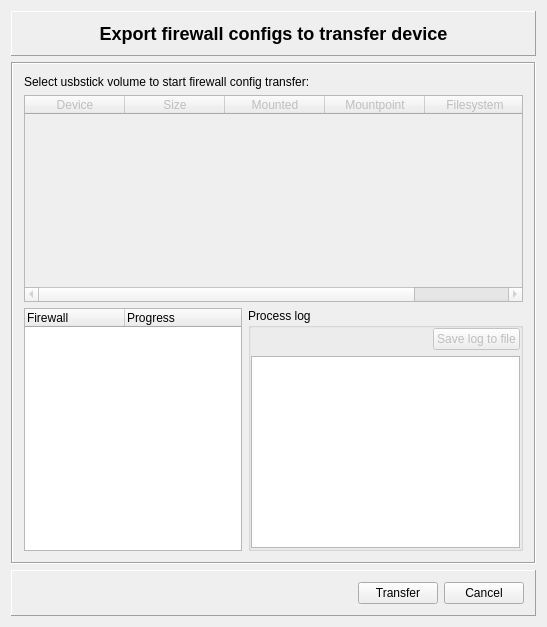
<ui version="4.0" >
 <class>transferDialog_q</class>
 <widget class="QDialog" name="transferDialog_q" >
  <property name="geometry" >
   <rect>
    <x>0</x>
    <y>0</y>
    <width>547</width>
    <height>627</height>
   </rect>
  </property>
  <property name="sizePolicy" >
   <sizepolicy vsizetype="Preferred" hsizetype="Preferred" >
    <horstretch>0</horstretch>
    <verstretch>0</verstretch>
   </sizepolicy>
  </property>
  <property name="maximumSize" >
   <size>
    <width>32767</width>
    <height>32767</height>
   </size>
  </property>
  <property name="focusPolicy" >
   <enum>Qt::StrongFocus</enum>
  </property>
  <property name="windowTitle" >
   <string>Config transfer options</string>
  </property>
  <property name="sizeGripEnabled" >
   <bool>false</bool>
  </property>
  <layout class="QGridLayout" >
   <item row="0" column="0" >
    <widget class="QFrame" name="titleFrame" >
     <property name="sizePolicy" >
      <sizepolicy vsizetype="Fixed" hsizetype="Preferred" >
       <horstretch>0</horstretch>
       <verstretch>0</verstretch>
      </sizepolicy>
     </property>
     <property name="maximumSize" >
      <size>
       <width>32767</width>
       <height>32767</height>
      </size>
     </property>
     <property name="frameShape" >
      <enum>QFrame::Panel</enum>
     </property>
     <property name="frameShadow" >
      <enum>QFrame::Raised</enum>
     </property>
     <property name="lineWidth" >
      <number>1</number>
     </property>
     <property name="midLineWidth" >
      <number>0</number>
     </property>
     <layout class="QHBoxLayout" >
      <item>
       <widget class="QLabel" name="dialogTitleLine" >
        <property name="text" >
         <string>&lt;!DOCTYPE HTML PUBLIC "-//W3C//DTD HTML 4.0//EN" "http://www.w3.org/TR/REC-html40/strict.dtd">
&lt;html>&lt;head>&lt;meta name="qrichtext" content="1" />&lt;style type="text/css">
p, li { white-space: pre-wrap; }
&lt;/style>&lt;/head>&lt;body style=" font-family:'Sans Serif'; font-size:9pt; font-weight:400; font-style:normal;">
&lt;p align="center" style=" margin-top:12px; margin-bottom:12px; margin-left:0px; margin-right:0px; -qt-block-indent:0; text-indent:0px;">&lt;span style=" font-size:x-large; font-weight:600;">Export firewall configs to transfer device&lt;/span>&lt;/p>&lt;/body>&lt;/html></string>
        </property>
        <property name="wordWrap" >
         <bool>false</bool>
        </property>
       </widget>
      </item>
     </layout>
    </widget>
   </item>
   <item row="1" column="0" >
    <widget class="QFrame" name="mainBox" >
     <property name="sizePolicy" >
      <sizepolicy vsizetype="Minimum" hsizetype="Preferred" >
       <horstretch>0</horstretch>
       <verstretch>0</verstretch>
      </sizepolicy>
     </property>
     <property name="frameShape" >
      <enum>QFrame::Box</enum>
     </property>
     <property name="frameShadow" >
      <enum>QFrame::Sunken</enum>
     </property>
     <layout class="QGridLayout" >
      <item row="0" column="0" colspan="2" >
       <widget class="QLabel" name="volumeLabel" >
        <property name="text" >
         <string>Select usbstick volume to start firewall config transfer:</string>
        </property>
       </widget>
      </item>
      <item row="1" column="0" colspan="2" >
       <widget class="QTableWidget" name="transferTable" >
        <property name="enabled" >
         <bool>false</bool>
        </property>
        <property name="toolTip" >
         <string>Select a portable disk volume to transfer firewall configs</string>
        </property>
        <property name="editTriggers" >
         <set>QAbstractItemView::NoEditTriggers</set>
        </property>
        <property name="tabKeyNavigation" >
         <bool>false</bool>
        </property>
        <property name="showDropIndicator" stdset="0" >
         <bool>false</bool>
        </property>
        <property name="alternatingRowColors" >
         <bool>true</bool>
        </property>
        <property name="selectionMode" >
         <enum>QAbstractItemView::SingleSelection</enum>
        </property>
        <property name="selectionBehavior" >
         <enum>QAbstractItemView::SelectRows</enum>
        </property>
        <property name="textElideMode" >
         <enum>Qt::ElideMiddle</enum>
        </property>
        <property name="sortingEnabled" >
         <bool>true</bool>
        </property>
        <property name="wordWrap" >
         <bool>false</bool>
        </property>
        <column>
         <property name="text" >
          <string>Device</string>
         </property>
        </column>
        <column>
         <property name="text" >
          <string>Size</string>
         </property>
        </column>
        <column>
         <property name="text" >
          <string>Mounted</string>
         </property>
        </column>
        <column>
         <property name="text" >
          <string>Mountpoint</string>
         </property>
        </column>
        <column>
         <property name="text" >
          <string>Filesystem</string>
         </property>
        </column>
       </widget>
      </item>
      <item row="2" column="0" >
       <widget class="QTreeWidget" name="fwWorkList" >
        <property name="toolTip" >
         <string>Double click on a firewall in this tree to jump to the corresponding process log entry</string>
        </property>
        <property name="itemsExpandable" >
         <bool>false</bool>
        </property>
        <column>
         <property name="text" >
          <string>Firewall</string>
         </property>
        </column>
        <column>
         <property name="text" >
          <string>Progress</string>
         </property>
        </column>
       </widget>
      </item>
      <item row="2" column="1" >
       <layout class="QHBoxLayout" >
        <property name="spacing" >
         <number>6</number>
        </property>
        <property name="margin" >
         <number>0</number>
        </property>
        <item>
         <widget class="QGroupBox" name="detailMCframe_2" >
          <property name="title" >
           <string>Process log</string>
          </property>
          <layout class="QGridLayout" >
           <property name="margin" >
            <number>0</number>
           </property>
           <property name="spacing" >
            <number>6</number>
           </property>
           <item row="0" column="0" >
            <spacer>
             <property name="orientation" >
              <enum>Qt::Horizontal</enum>
             </property>
             <property name="sizeType" >
              <enum>QSizePolicy::MinimumExpanding</enum>
             </property>
             <property name="sizeHint" stdset="0" >
              <size>
               <width>176</width>
               <height>20</height>
              </size>
             </property>
            </spacer>
           </item>
           <item row="0" column="1" >
            <widget class="QPushButton" name="saveLogButton" >
             <property name="enabled" >
              <bool>false</bool>
             </property>
             <property name="text" >
              <string>Save log to file</string>
             </property>
             <property name="icon" >
              <iconset resource="MainRes.qrc" >
               <normaloff>:/Icons/save_25.png</normaloff>:/Icons/save_25.png</iconset>
             </property>
            </widget>
           </item>
           <item row="3" column="0" colspan="2" >
            <widget class="QTextEdit" name="procLogDisplay" >
             <property name="readOnly" >
              <bool>true</bool>
             </property>
            </widget>
           </item>
          </layout>
         </widget>
        </item>
       </layout>
      </item>
     </layout>
    </widget>
   </item>
   <item row="2" column="0" >
    <widget class="QFrame" name="buttonsFrame" >
     <property name="sizePolicy" >
      <sizepolicy vsizetype="Fixed" hsizetype="Preferred" >
       <horstretch>0</horstretch>
       <verstretch>0</verstretch>
      </sizepolicy>
     </property>
     <property name="maximumSize" >
      <size>
       <width>32767</width>
       <height>32767</height>
      </size>
     </property>
     <property name="frameShape" >
      <enum>QFrame::Panel</enum>
     </property>
     <property name="frameShadow" >
      <enum>QFrame::Raised</enum>
     </property>
     <layout class="QGridLayout" >
      <item row="0" column="1" >
       <widget class="QPushButton" name="transferButton" >
        <property name="toolTip" >
         <string>Start the export!</string>
        </property>
        <property name="text" >
         <string>Transfer</string>
        </property>
       </widget>
      </item>
      <item row="0" column="2" >
       <widget class="QPushButton" name="cancelButton" >
        <property name="text" >
         <string>Cancel</string>
        </property>
       </widget>
      </item>
      <item row="0" column="0" >
       <spacer>
        <property name="orientation" >
         <enum>Qt::Horizontal</enum>
        </property>
        <property name="sizeHint" stdset="0" >
         <size>
          <width>40</width>
          <height>20</height>
         </size>
        </property>
       </spacer>
      </item>
     </layout>
    </widget>
   </item>
  </layout>
 </widget>
 <layoutdefault spacing="6" margin="11" />
 <tabstops>
  <tabstop>transferButton</tabstop>
  <tabstop>cancelButton</tabstop>
 </tabstops>
 <resources>
  <include location="MainRes.qrc" />
 </resources>
 <connections>
  <connection>
   <sender>transferButton</sender>
   <signal>clicked()</signal>
   <receiver>transferDialog_q</receiver>
   <slot>accept()</slot>
   <hints>
    <hint type="sourcelabel" >
     <x>407</x>
     <y>601</y>
    </hint>
    <hint type="destinationlabel" >
     <x>20</x>
     <y>20</y>
    </hint>
   </hints>
  </connection>
  <connection>
   <sender>cancelButton</sender>
   <signal>clicked()</signal>
   <receiver>transferDialog_q</receiver>
   <slot>reject()</slot>
   <hints>
    <hint type="sourcelabel" >
     <x>493</x>
     <y>601</y>
    </hint>
    <hint type="destinationlabel" >
     <x>20</x>
     <y>20</y>
    </hint>
   </hints>
  </connection>
  <connection>
   <sender>transferTable</sender>
   <signal>cellClicked(int,int)</signal>
   <receiver>transferDialog_q</receiver>
   <slot>selected()</slot>
   <hints>
    <hint type="sourcelabel" >
     <x>277</x>
     <y>185</y>
    </hint>
    <hint type="destinationlabel" >
     <x>277</x>
     <y>301</y>
    </hint>
   </hints>
  </connection>
  <connection>
   <sender>saveLogButton</sender>
   <signal>clicked()</signal>
   <receiver>transferDialog_q</receiver>
   <slot>saveLog()</slot>
   <hints>
    <hint type="sourcelabel" >
     <x>540</x>
     <y>362</y>
    </hint>
    <hint type="destinationlabel" >
     <x>277</x>
     <y>301</y>
    </hint>
   </hints>
  </connection>
  <connection>
   <sender>fwWorkList</sender>
   <signal>itemActivated(QTreeWidgetItem*,int)</signal>
   <receiver>transferDialog_q</receiver>
   <slot>findFirewallInLog(QTreeWidgetItem*)</slot>
   <hints>
    <hint type="sourcelabel" >
     <x>143</x>
     <y>411</y>
    </hint>
    <hint type="destinationlabel" >
     <x>277</x>
     <y>301</y>
    </hint>
   </hints>
  </connection>
 </connections>
</ui>
